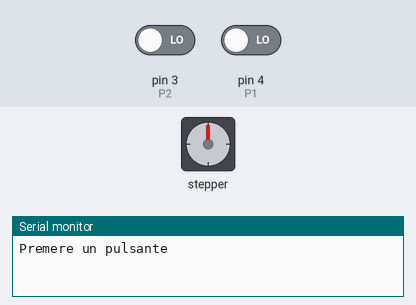
This sketch was run on a simulated Arduino Uno, built with avr-gcc and run on an emulated ATmega328P. On the bench: stepper motor, the last lines printed to the serial monitor. The inputs (shaded band) are chosen by the test bench; at power-on: pin 3 (P2) LOW, pin 4 (P1) LOW. Stepper angles assume 1024 steps per turn.

Above: at 1.2 s.
1.3 s: pin 3 (P2) driven HIGH
At 1.45 s:
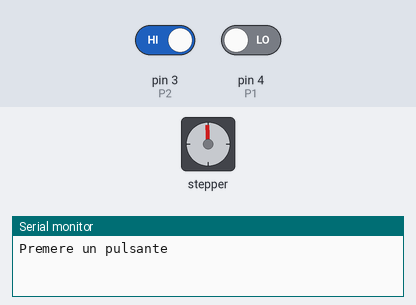
At 3.65 s:
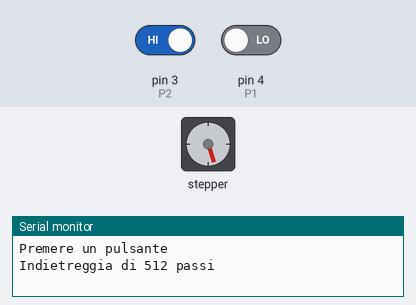
4.3 s: pin 4 (P1) driven HIGH
At 4.59 s:
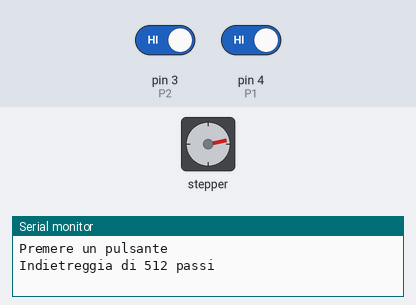
7.3 s: pin 3 (P2) driven LOW
Timing chart, 0 to 16.3 s (numbered marks = the images above; inputs shaded):
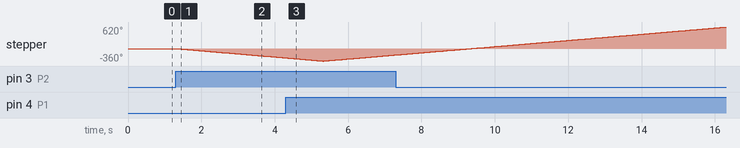

Measured:
- after the input at 1.3 s, stepper: keeps turning counter-clockwise at about 90°/s, starting at once

The sketch:

StepperWithTwoRotationalButtons.ino
```cpp
/*
  Demo Alessandro
  5^B - Automazione
  Compito per il 03.05.2022
  Es. 25.3:
  Alla pressione del pulsante P1 il motore avanza di 512 passi
  alla pressione del pulsante P2 il motore torna indietro di 512 passi.
 */
#include <Stepper.h>
const int stepsPerRevolution = 1024;
Stepper myStepper(stepsPerRevolution, 8, 10, 9, 11);
const int P1 = 4;
const int P2 = 3;

void setup() {
  myStepper.setSpeed(15);
  Serial.begin(9600);
  pinMode(P1, INPUT);
  pinMode(P2, INPUT);
  Serial.println("Premere un pulsante");
}

void loop() {
  if(digitalRead(P1) == HIGH){
  myStepper.step(512);
  Serial.println("Avanza di 512 passi");
  }
  if(digitalRead(P2) == HIGH){
  myStepper.step(-512);
  Serial.println("Indietreggia di 512 passi");
  }
}
```
